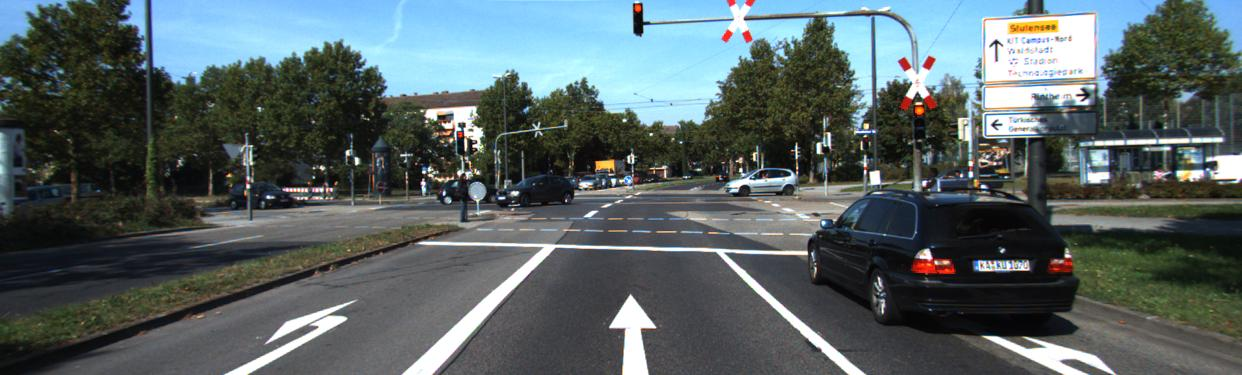
#> input picture Assignment4/data/test/left/004945.jpg, 1242 x 375 px
$ python a4q1c.py   (Python 2 division)
#> lines starting #> are read from the running program, lines starting #| are printed output that depends on the picture
import cv2
import numpy as np
import matplotlib
from matplotlib import pyplot as plt

K =  [[721.5377,    0, 609.5593],
      [  0,  721.5377, 172.8540],
      [  0,    0,  1.0000]]

baseline = 0.5327
f = 721.5377
px = 609.5593
py = 172.8540

real_left = cv2.imread('../data/test/left/004945.jpg')
#> real_left is the input picture: shape (375, 1242, 3); mean B, G, R 100.2, 98.9, 87
real_left = cv2.cvtColor(real_left, cv2.COLOR_BGR2GRAY);
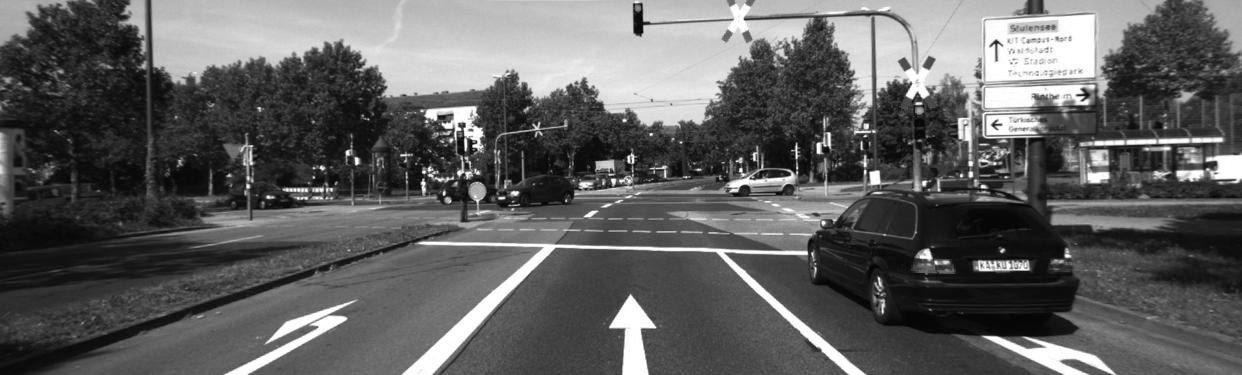
#> real_left: shape (375, 1242); min 1, max 255, mean 95.5
real_right = cv2.imread('../data/test/right/004945.jpg')
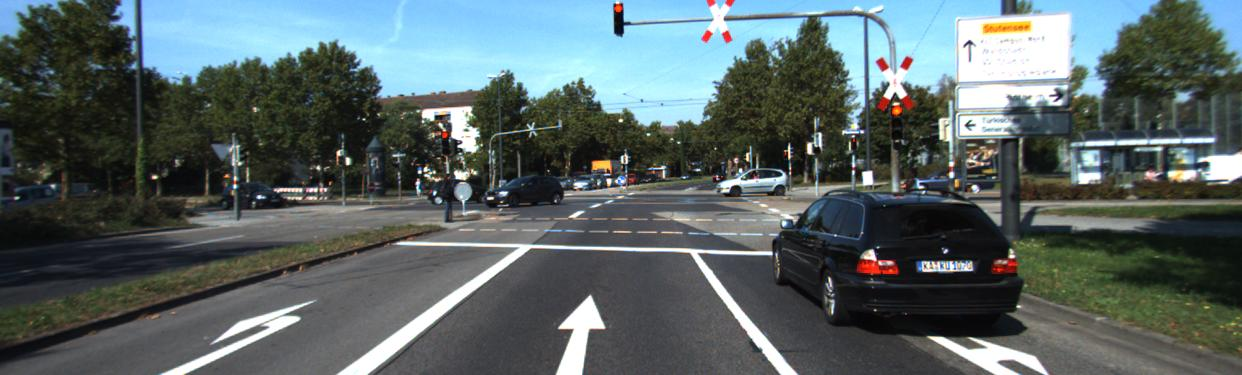
#> input picture Assignment4/data/test/right/004945.jpg, 1242 x 375 px
#> real_right is the input picture: shape (375, 1242, 3); mean B, G, R 101.6, 101.2, 88.9
real_right = cv2.cvtColor(real_right, cv2.COLOR_BGR2GRAY);
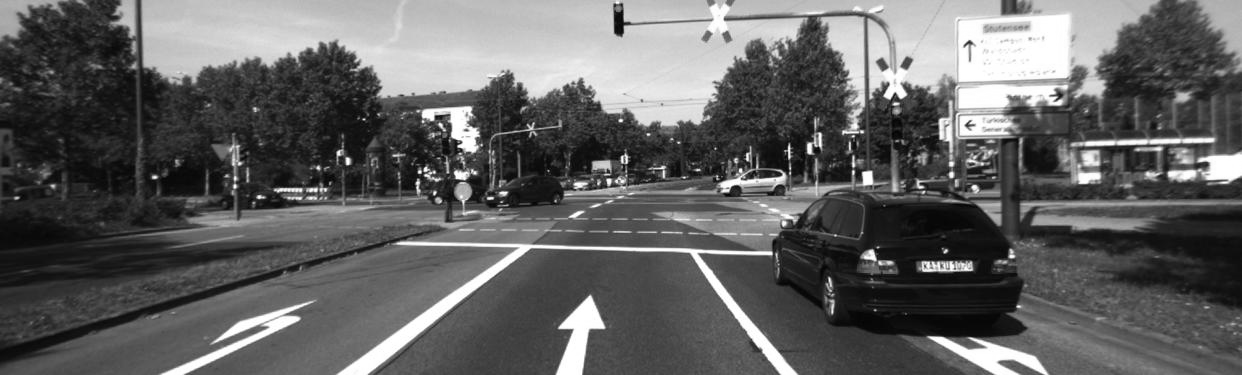
#> real_right: shape (375, 1242); min 0, max 255, mean 97.6
img = cv2.imread('../data/test/results/004945_left_disparity.png')
#> (the run stopped early here; a loop or call above may not have finished)
